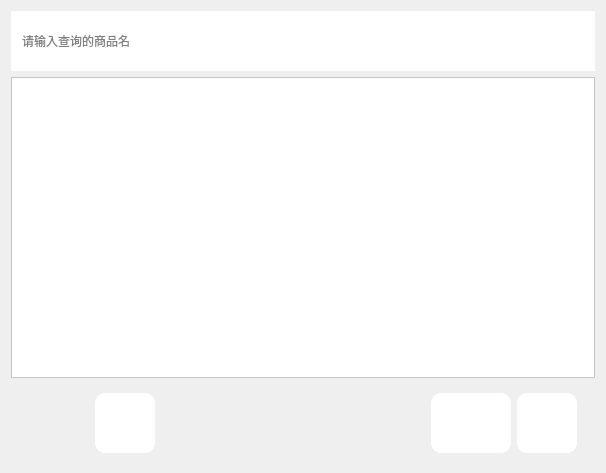
<?xml version="1.0" encoding="UTF-8"?>
<ui version="4.0">
 <class>ProductPage</class>
 <widget class="QWidget" name="ProductPage">
  <property name="geometry">
   <rect>
    <x>0</x>
    <y>0</y>
    <width>606</width>
    <height>473</height>
   </rect>
  </property>
  <property name="windowTitle">
   <string>Form</string>
  </property>
  <layout class="QVBoxLayout" name="verticalLayout">
   <item>
    <widget class="QWidget" name="widget_2" native="true">
     <property name="styleSheet">
      <string notr="true">background-color: rgb(255, 255, 255);</string>
     </property>
     <layout class="QHBoxLayout" name="horizontalLayout_2">
      <property name="topMargin">
       <number>0</number>
      </property>
      <property name="bottomMargin">
       <number>0</number>
      </property>
      <item>
       <widget class="QLineEdit" name="lineEdit">
        <property name="minimumSize">
         <size>
          <width>300</width>
          <height>30</height>
         </size>
        </property>
        <property name="styleSheet">
         <string notr="true">border-radius: 10px;background-color: rgb(255, 255, 255);</string>
        </property>
        <property name="text">
         <string/>
        </property>
        <property name="placeholderText">
         <string>请输入查询的商品名</string>
        </property>
       </widget>
      </item>
      <item>
       <widget class="QPushButton" name="btn_search">
        <property name="minimumSize">
         <size>
          <width>50</width>
          <height>50</height>
         </size>
        </property>
        <property name="styleSheet">
         <string notr="true">border-radius: 10px;color: rgb(255, 255, 255);</string>
        </property>
        <property name="text">
         <string/>
        </property>
        <property name="icon">
         <iconset resource="src.qrc">
          <normaloff>:/images/R-C.png</normaloff>:/images/R-C.png</iconset>
        </property>
        <property name="iconSize">
         <size>
          <width>30</width>
          <height>30</height>
         </size>
        </property>
       </widget>
      </item>
      <item>
       <spacer name="horizontalSpacer_6">
        <property name="orientation">
         <enum>Qt::Horizontal</enum>
        </property>
        <property name="sizeHint" stdset="0">
         <size>
          <width>40</width>
          <height>60</height>
         </size>
        </property>
       </spacer>
      </item>
     </layout>
    </widget>
   </item>
   <item>
    <widget class="QTableView" name="tableView">
     <property name="styleSheet">
      <string notr="true">background-color: rgb(255, 255, 255);</string>
     </property>
    </widget>
   </item>
   <item>
    <widget class="QWidget" name="widget_3" native="true">
     <property name="styleSheet">
      <string notr="true"/>
     </property>
     <layout class="QHBoxLayout" name="horizontalLayout_3">
      <item>
       <widget class="QWidget" name="widget" native="true">
        <layout class="QHBoxLayout" name="horizontalLayout">
         <property name="topMargin">
          <number>0</number>
         </property>
         <property name="bottomMargin">
          <number>0</number>
         </property>
         <item>
          <widget class="QPushButton" name="btn_back">
           <property name="minimumSize">
            <size>
             <width>60</width>
             <height>60</height>
            </size>
           </property>
           <property name="styleSheet">
            <string notr="true">border-radius: 10px;border-color: rgb(0, 0, 0);</string>
           </property>
           <property name="text">
            <string/>
           </property>
           <property name="icon">
            <iconset resource="src.qrc">
             <normaloff>:/images/back.png</normaloff>:/images/back.png</iconset>
           </property>
           <property name="iconSize">
            <size>
             <width>50</width>
             <height>50</height>
            </size>
           </property>
          </widget>
         </item>
         <item>
          <widget class="QPushButton" name="btn_submit">
           <property name="minimumSize">
            <size>
             <width>60</width>
             <height>60</height>
            </size>
           </property>
           <property name="styleSheet">
            <string notr="true">border-radius: 10px;border-color: rgb(0, 0, 0);
background-color: rgb(255, 255, 255);</string>
           </property>
           <property name="text">
            <string/>
           </property>
           <property name="icon">
            <iconset resource="src.qrc">
             <normaloff>:/images/f15.png</normaloff>:/images/f15.png</iconset>
           </property>
           <property name="iconSize">
            <size>
             <width>50</width>
             <height>50</height>
            </size>
           </property>
          </widget>
         </item>
         <item>
          <spacer name="horizontalSpacer_2">
           <property name="orientation">
            <enum>Qt::Horizontal</enum>
           </property>
           <property name="sizeHint" stdset="0">
            <size>
             <width>40</width>
             <height>20</height>
            </size>
           </property>
          </spacer>
         </item>
         <item>
          <widget class="QPushButton" name="btn_add">
           <property name="minimumSize">
            <size>
             <width>80</width>
             <height>60</height>
            </size>
           </property>
           <property name="styleSheet">
            <string notr="true">border-radius: 10px;background-color: rgb(255, 255, 255);</string>
           </property>
           <property name="text">
            <string/>
           </property>
           <property name="icon">
            <iconset resource="src.qrc">
             <normaloff>:/images/add.png</normaloff>:/images/add.png</iconset>
           </property>
           <property name="iconSize">
            <size>
             <width>50</width>
             <height>50</height>
            </size>
           </property>
          </widget>
         </item>
         <item>
          <widget class="QPushButton" name="btn_del">
           <property name="minimumSize">
            <size>
             <width>60</width>
             <height>60</height>
            </size>
           </property>
           <property name="styleSheet">
            <string notr="true">border-radius: 10px;background-color: rgb(255, 255, 255);</string>
           </property>
           <property name="text">
            <string/>
           </property>
           <property name="icon">
            <iconset>
             <normalon>:/images/del.png</normalon>
            </iconset>
           </property>
           <property name="iconSize">
            <size>
             <width>50</width>
             <height>50</height>
            </size>
           </property>
          </widget>
         </item>
        </layout>
       </widget>
      </item>
     </layout>
    </widget>
   </item>
  </layout>
 </widget>
 <resources>
  <include location="src.qrc"/>
 </resources>
 <connections/>
</ui>
